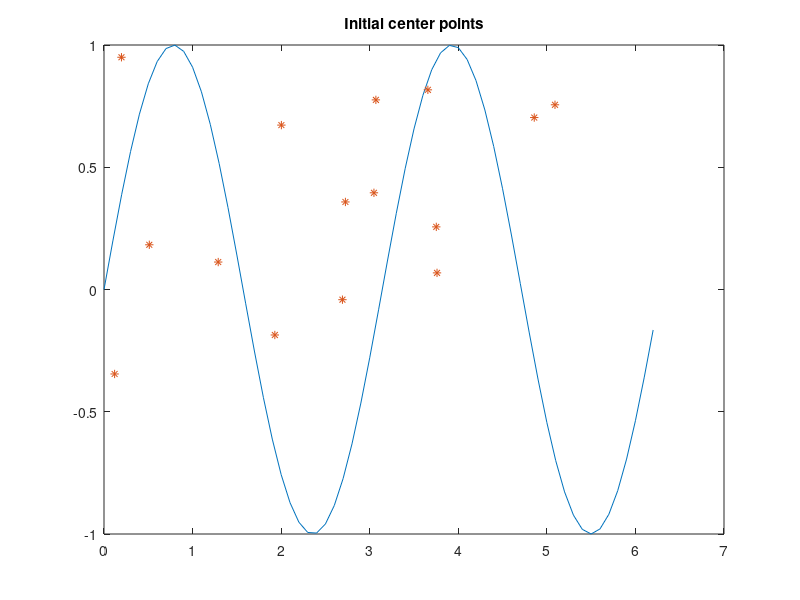

Recreate this plot in MATLAB. (Note: this script raises an error after producing the figure.)
% ANN_Lab2_3_3
clear all; close all; clc;

%Step 1 is to create the data that will be used (sin(2x) with noise and
%without noise)

%Create the column vector containing the points on the interval [0,2pi]
%As well as the training sets, one sinus function
train_vect = 0:0.1:2*pi;
train_sin = sin(2*train_vect);

%create testing sets
test_vect = 0.05:0.1:2*pi;          
test_sin = sin(2*test_vect);

%create and add noise with zero mean and variance = 0.1
var = 0.1;
gauss_noise = var*randn(1,length(train_vect));
train_sin_noise = train_sin + gauss_noise;
test_sin_noise = test_sin + gauss_noise;

%number of rbf units: Use 15 because that is how many it needs to get error lower than 0.01
units = 15;

%create random rbf units (mui's) to feed into the CL algorithm
train_mui = rand(2,units);%get_random_mui(train_vect, units);
train_mui(1,:) = train_mui(1,:)*train_vect(end);
train_mui(2,:) = train_mui(2,:)*2 - 1;

test_mui = rand(2,units);
test_mui(1,:) = test_mui(1,:)*test_vect(end);
test_mui(2,:) = test_mui(2,:)*2-1;

%gather the training and testing data for smooth and noisy data
train_clean = [train_vect; train_sin];
train_noise = [train_vect; train_sin_noise];

test_clean = [test_vect; test_sin];
test_noise = [test_vect; test_sin_noise];

%rbf positioning before feeding into CL in beginning
figure(1)
plot(train_vect, train_sin), hold on, plot(train_mui(1,:),train_mui(2,:),'*')
title('Initial center points')

% epochs for CL
epochs_CL = 30;
% epochs for delta rule
epochs_delta = 30;

%Give a value to the sigma parameter (for CL).
sigma_CL = ones(1,units)*0.8;
%Give a value to the sigma parameter (for delta).
sigma_delta = ones(1,units)*0.4;
eta = 0.3;
eta_l = 0;
%eta_w=0.05;

% Obtain the correct rbf's (mui's) after the CL algorithm
[mui_clean, sigma_clean, rbf_clean] = ...
    findSol3_3(train_clean, train_mui, sigma_CL, eta, eta_l, epochs_CL);
[mui_noise, sigma_noise, rbf_noise] = ...
    findSol3_3(train_noise, train_mui, sigma_CL, eta, eta_l, epochs_CL);

[W_clean, rbf_clean, train_error_clean, test_f_clean] =...
    delta_rbf_3_3(train_clean, test_clean, eta, epochs_delta, mui_clean, sigma_delta, units, false);
[W_noise, rbf_noise, train_error_noise, test_f_noise] =...
    delta_rbf_3_3(train_noise, test_noise, eta, epochs_delta, mui_noise, sigma_delta, units, false);

% minErrorClean = inf;
% minErrorNoise = inf;
% for eta = 0.01:0.02:0.5
% %Get the weights and errors from the delta algorithm
% [W_clean, rbf_clean, train_error_clean, test_f_clean] =...
%     delta_rbf_3_3(train_clean, test_clean, eta, epochs_delta, mui_clean, sigma_delta, units, false);
% [W_noise, rbf_noise, train_error_noise, test_f_noise] =...
%     delta_rbf_3_3(train_noise, test_noise, eta, epochs_delta, mui_noise, sigma_delta, units, false);
% if min(train_error_clean) < minErrorClean
%     minErrorClean = min(train_error_clean);
%     bestCleanEta = eta;
% end
% if min(train_error_noise) < minErrorNoise
%     minErrorNoise = min(train_error_noise);
%     bestNoiseEta = eta;
% end
% end

% Plot the training and testing process for smooth data
figure(2)
% subplot(2,1,1)
plot(train_vect, train_sin, 'k', mui_clean(1,:),mui_clean(2,:),'bo')
hold on
plot(train_vect, W_clean*rbf_clean, 'g')
title('no-noise training')
legend('Original','centers after CL', 'Output')

% figure(3)
% plot(test_vect, test_sin, 'b', test_vect,test_f_clean, 'r')
% title('Testing on clean data')
% legend('Original', 'Output')

% Plot the training and testing process for noisy data
figure(3)
% subplot(2,1,1)
plot(train_vect,train_sin,'k--')
hold on
plot(train_vect, train_sin_noise, 'c', mui_noise(1,:),mui_noise(2,:),'bo')
hold on
plot(train_vect, W_noise*rbf_noise, 'm')
title('Training on noisy data')
legend('Original smooth','Original noisy','\mu after CL', 'Output')

% subplot(2,1,2)
% figure(4)
% plot(test_vect,test_sin,'y--')
% hold on
% plot(test_vect, test_sin_noise, 'b', test_vect,test_f_noise, 'r')
% title('Testing on noisy data')
% legend('Original smooth','Original noisy', 'Output')

% And the convergence of the MSE
figure
subplot(2,1,1)
plot(train_error_clean)
title('Err of training - cln data')
xlabel('Epochs')
ylabel('MSE')
subplot(2,1,2)
plot(train_error_noise)
title('Err of training - noise data')
xlabel('Epochs')
ylabel('MSE')

% figure
% plot(train_vect, train_sin,'r--',train_vect, train_sin_noise,'b')
% hold on
% plot(mui_noise(1,:),mui_noise(2,:),'g*')